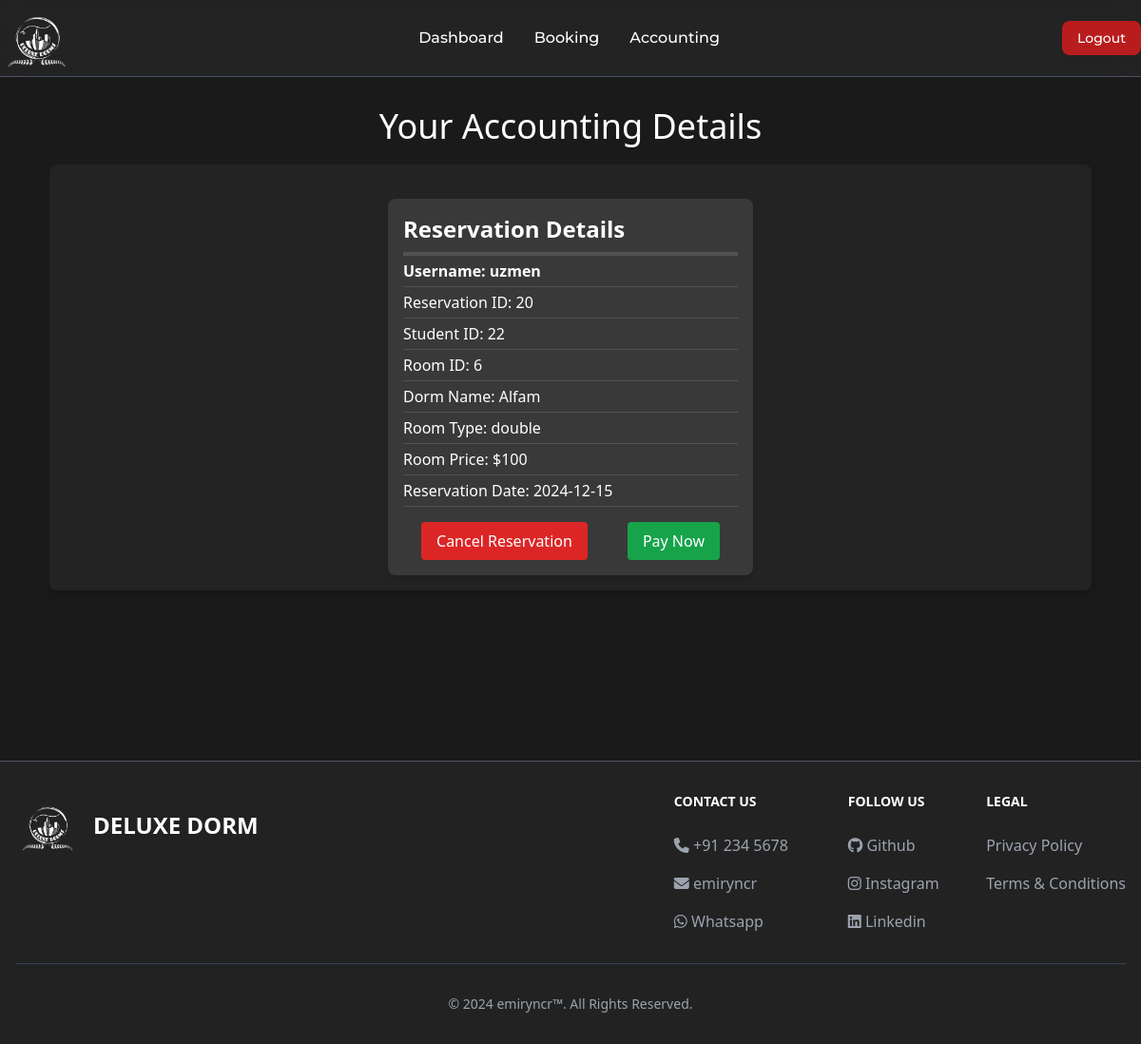
/mainPages/student/student.php?page=account (signed in), run on the app's committed database.
### tables this page shows
CREATE TABLE `reservation` (
  `reservationid` int(11) NOT NULL,
  `studentid` int(11) NOT NULL,
  `roomid` int(11) NOT NULL,
  `reservationdate` date NOT NULL DEFAULT current_timestamp(),
  `status` enum('Paid','Pending') NOT NULL
);

CREATE TABLE `users` (
  `userid` int(50) NOT NULL,
  `username` varchar(50) NOT NULL,
  `name` varchar(50) DEFAULT NULL,
  `surname` varchar(50) DEFAULT NULL,
  `email` varchar(50) DEFAULT NULL,
  `phone` varchar(50) DEFAULT NULL,
  `role` enum('Admin','Manager','Student') NOT NULL,
  `dormid` int(50) DEFAULT NULL,
  `password` varchar(255) NOT NULL
);

CREATE TABLE `dormitory` (
  `dormid` int(50) NOT NULL,
  `dormname` varchar(50) NOT NULL,
  `dormphone` int(50) NOT NULL,
  `location` varchar(50) NOT NULL,
  `typeofrooms` set('single','double','triple','quad','apartment') NOT NULL,
  `photo` varchar(255) NOT NULL
);

CREATE TABLE `rooms` (
  `roomid` int(11) NOT NULL,
  `assigndorm` int(11) NOT NULL,
  `roomname` varchar(50) NOT NULL,
  `price` int(20) NOT NULL,
  `roomtype` enum('single','double','triple','quad','dormitory') NOT NULL,
  `capacity` int(11) NOT NULL,
  `available_capacity` int(11) NOT NULL,
  `photo` varchar(255) NOT NULL
);

### mainPages/student/subpages/account.php (the view, shortened to what this page needs)
<div>
    <h1 class="text-white text-4xl text-center">Your Accounting Details</h1>
    <div class="m-5 p-4 bg-neutral-800/75 rounded-lg shadow-lg">
        <div class="mt-5 text-white grid">
            <?php
                include '../../database/database_connection.php';
                $userid = $_SESSION['userid'];
                $sql = "SELECT reservation.*, users.*
                FROM reservation
                INNER JOIN users ON reservation.studentid = users.userid
                WHERE reservation.studentid = $userid";
                $result = $connection->query($sql);
                if ($result->num_rows > 0) {
                    while($row = $result->fetch_assoc()) {
                        $roomDetails = 'SELECT * FROM rooms WHERE roomid = ' . $row["roomid"];
                        $roomResult = $connection->query($roomDetails);
                        $roomRow = $roomResult->fetch_assoc();
                        $dormDetails = 'SELECT dormname FROM dormitory WHERE dormid = ' . $roomRow["assigndorm"];
                        $dormResult = $connection->query($dormDetails);
                        $dormRow = $dormResult->fetch_assoc();
                        echo '<div class="content bg-neutral-700/75 text-white p-4 rounded-lg shadow-md sm:w-96 w-66 mx-auto">';
                                echo '<h3 class="text-2xl font-bold mb-2">Reservation Details</h3>';
                                echo '<hr class="my-1 border-neutral-600 border-2">';
                                echo '<p class="font-bold">Username: ' . htmlspecialchars($row["username"]) . '</p>';
                                echo '<hr class="my-1 border-neutral-600">';
                                echo '<p class="">Reservation ID: ' . htmlspecialchars($row["reservationid"]) . '</p>';
                                echo '<hr class="my-1 border-neutral-600">';
                                echo '<p class="">Student ID: ' . htmlspecialchars($row["studentid"]) . '</p>';
                                echo '<hr class="my-1 border-neutral-600">';
                                echo '<p class="">Room ID: ' . htmlspecialchars($row["roomid"]) . '</p>';
                                echo '<hr class="my-1 border-neutral-600">';
                                echo '<p class="">Dorm Name: ' . htmlspecialchars($dormRow["dormname"]) . '</p>';
                                echo '<hr class="my-1 border-neutral-600">';
                                echo '<p class="">Room Type: ' . htmlspecialchars($roomRow["roomtype"]) . '</p>';
                                echo '<hr class="my-1 border-neutral-600">';
                                echo '<p class="">Room Price: $' . htmlspecialchars($roomRow["price"]) . '</p>';
                                echo '<hr class="my-1 border-neutral-600">';
                                echo '<p class="">Reservation Date: ' . htmlspecialchars($row["reservationdate"]) . '</p>';
                                echo '<hr class="my-1 border-neutral-600">';
                                echo '<form action="student.php?page=account" method="post">';
                                    echo '<div class="mt-4 flex justify-around gap-1">';
                                        echo '<a href="../../database/delete/deleteReservationStd.php?id=' . urlencode($row["reservationid"]) . '" class="bg-red-600 hover:bg-red-500 text-white px-4 py-2 rounded">Cancel Reservation</a>';
                                        echo '<button type="submit" name="pay" class="bg-green-600 hover:bg-green-500 text-white px-4 py-2 rounded">' . ($row['status'] == 'Pending' ? 'Pay Now' : 'Paid') . '</button>';
                                    echo '</div>';
                                echo '</form>';
                        echo '</div>';
                    }
                } else {
                    echo "You have not reserved any room.";
                }
            ?>
        </div>
    </div>
</div>

### mainPages/student/student.php (style rules this page uses)
* { margin: 0; padding: 0; }

### data on the page
reservation: studentid.username "uzmen", reservationid "20", studentid "22", roomid "6", dormitory.dormname "Alfam", roomid.roomtype "double", roomid.price "100", reservationdate "2024-12-15", status "Pay Now"

### other printed values
$name "Dashboard"
$name "Booking"
$name "Accounting"
